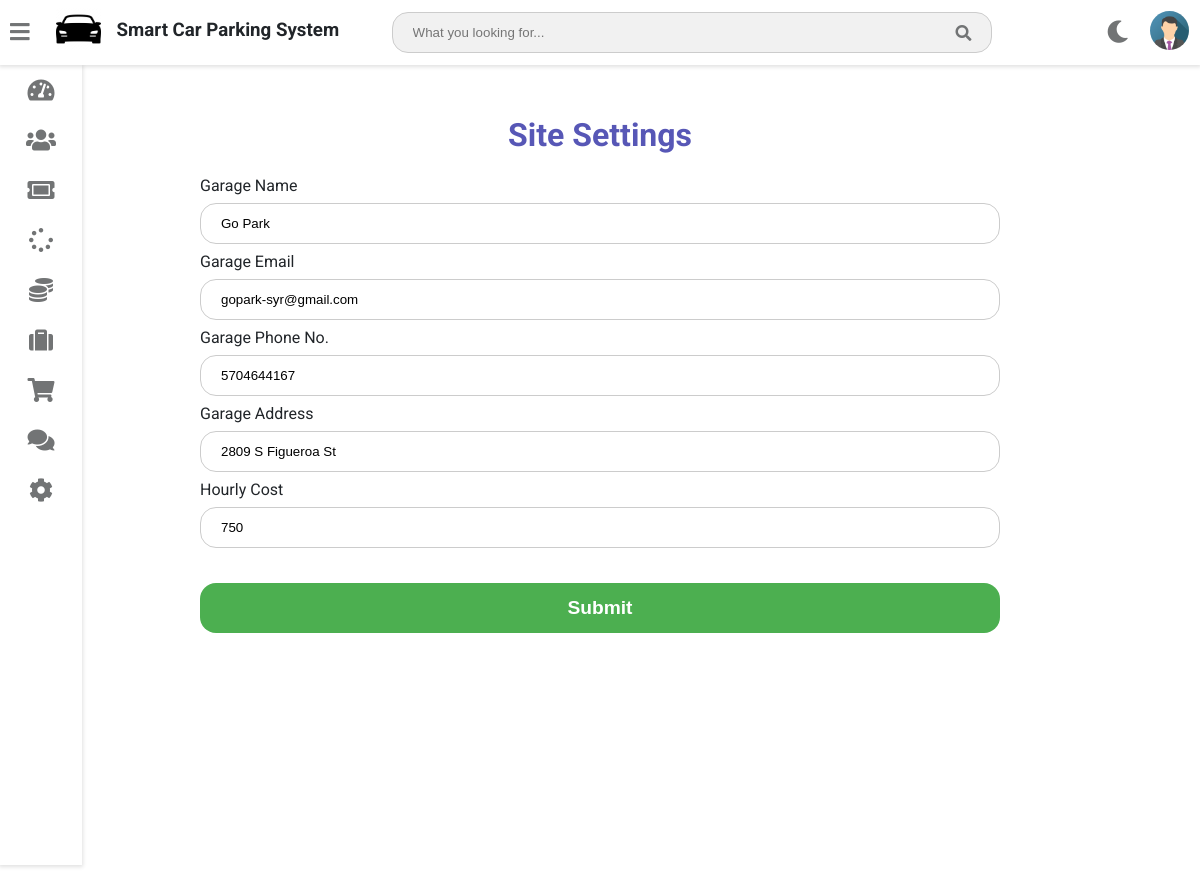
/settings/, run on the app's committed database.
### settings/models.py (models this page shows)
class Setting(models.Model):
    garage_name = models.CharField(max_length=100)
    email       = models.EmailField(unique=True, null=True)
    phone       = models.IntegerField(null=True, blank=True)
    address     = models.CharField(max_length=100)
    hourly_cost = models.IntegerField(null=False, default=750)

### settings/views.py (the view, shortened to what this page needs)
# urls.py: path('', views.site_settings, name='site-settings'),
def site_settings(request):
    settings = Setting.objects.first()
    settingsForm = SettingsForm()
    context = {'form': settingsForm, 'settings': settings}
    return render(request, 'admin_settings.html', context)

### settings/forms.py
class SettingsForm(ModelForm):
    class Meta:
        model  = Setting
        fields = '__all__'

### settings/templates/admin_settings.html (shortened to what this page needs)
{% extends 'vehicle/adminbase.html' %}
{% load widget_tweaks %}
{% block content%}
<head>
</head>
<br/><br/><br/><br/><br/>
<h1 style="text-align: center; color: rgb(87, 87, 182); font-weight: 700;">Site Settings</h1>
<div>
  <form method="POST"
        action="{% url 'admin-dashboard' %}"
        enctype="multipart/form-data"
        style="margin-left: 200px; margin-right: 200px">
    <label for="name">Garage Name</label>
    {% render_field form.garage_name class="form-control" placeholder="Garage Name" value=settings.garage_name %}
    <br/>
    <label for="email">Garage Email</label>
    {% render_field form.email class="form-control" placeholder="Garage Email" value=settings.email %}
    <br/>
    <label for="phone">Garage Phone No.</label>
    {% render_field form.phone class="form-control" placeholder="Garage Phone No." value=settings.phone %}
    <br/>
    <label for="address">Garage Address</label>
    {% render_field form.address class="form-control" placeholder="Garage Address" value=settings.address %}
    <br/>
    <label for="hourly_cost">Hourly Cost</label>
    {% render_field form.hourly_cost class="form-control" placeholder="Hourly Cost" value=settings.hourly_cost %}
    <br/><br/>
    <input type="submit" value="Submit" />
  </form>
</div>
<br/><br/><br/><br/><br/><br/><br/><br/><br/><br/><br/><br/><br/><br/><br/>
{% endblock content %}

### static/style.css (style rules this page uses)
:root { --primary-color: #4834d4; --success-color: #6ab04c; --warning-color: #f0932b; --danger-color: #eb4d4b; --light-color: #212529; --light-second-color: #727475; --light-background: #ffffff; --light-second-background: #f1f1f1; --dark-color: #909090; --dark-second-color: #f5f6fa; --dark-background: #23242D; --dark-second-background: #181818; }
.light { --main-bg-color: var(--light-background); --second-bg-color: var(--light-second-background); --main-color: var(--light-color); --second-color: var(--light-second-color); }
* { box-sizing: border-box; }
body { font-family: 'Roboto', sans-serif; background: var(--main-bg-color); color: var(--main-color); margin: 0; }

### settings/templates/admin_settings.html (style rules this page uses)
input[type="text"], input[type="email"], select, input[type="number"], textarea { width: 100%; padding: 12px 20px; margin: 8px 0; display: inline-block; border: 1px solid #ccc; border-radius: 1rem; box-sizing: border-box; }
input[type="submit"] { width: 100%; background-color: #4caf50; color: white; font-weight: 700; font-size: 1.2rem; padding: 14px 20px; margin: 8px 0; border: none; border-radius: 1rem; cursor: pointer; }

### data on the page
Setting: garage_name "Go Park", email "gopark-syr@gmail.com", phone "5704644167", address "2809 S Figueroa St", hourly_cost "750"
